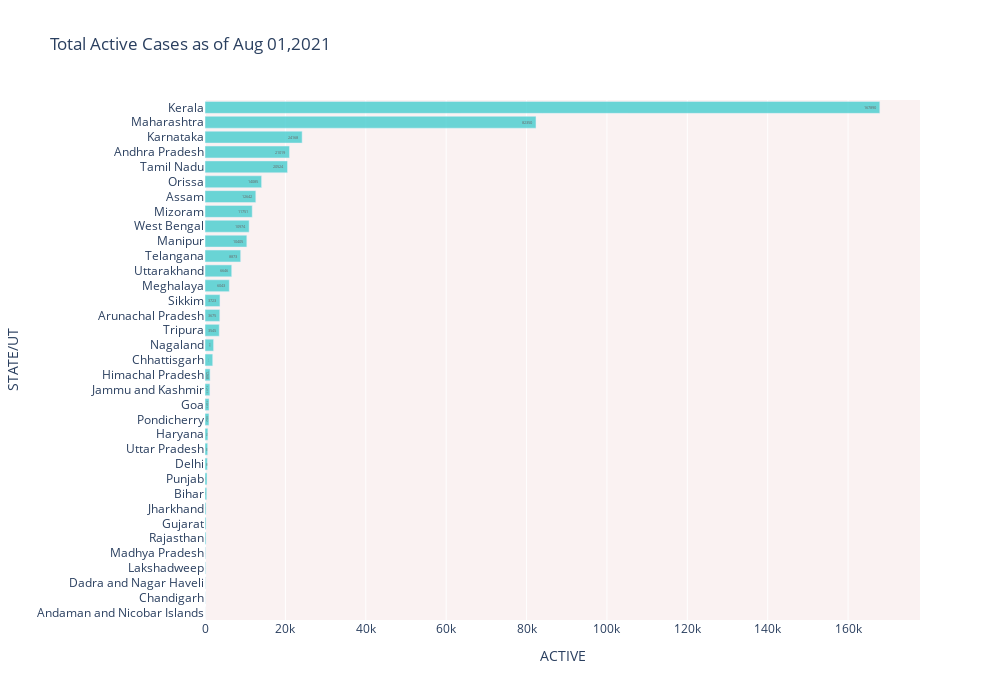

Source (notebook cell):
### Markdown cell above
### Total Active cases

### Code cell
fig = px.bar(Covid19_status_data[Covid19_status_data['STATE/UT'] != 'Total'].sort_values('ACTIVE', ascending=False).sort_values('ACTIVE', ascending=True), 
             x="ACTIVE", y="STATE/UT", 
             title= f'Total Active Cases as of {date}', 
             text='ACTIVE', 
             orientation='h', 
             width=1000, height=700, range_x = [0, max(Covid19_status_data[Covid19_status_data['STATE/UT'] != 'Total']['ACTIVE']) + 10000])
fig.update_traces(marker_color='#46cdcf', opacity=0.8, textposition='inside')

fig.update_layout(plot_bgcolor='rgb(250, 242, 242)')
fig.show()

### Figure 1 — Plotly figure (JSON) as saved in the notebook; plotly's stock layout.template omitted (floating-point values rounded to 4 significant figures)
{"data": [{"alignmentgroup": "True", "hovertemplate": "ACTIVE=%{text}<br>STATE/UT=%{y}<extra></extra>", "legendgroup": "", "marker": {"color": "#46cdcf", "pattern": {"shape": ""}}, "name": "", "offsetgroup": "", "opacity": 0.8, "orientation": "h", "showlegend": false, "text": ["7", "30", "58", "62", "115", "125", "245", "254", "254", "435", "504", "582", "664", "715", "982", "1011", "1211", "1268", "1919", "2131", "3545", "3675", "3723", "6043", "6646", "8873", "10405", "10974", "11751", "12642", "14085", "20524", "21019", "24168", "82350", "167890"], "textposition": "inside", "type": "bar", "x": [7, 30, 58, 62, 115, 125, 245, 254, 254, 435, 504, 582, 664, 715, 982, 1011, 1211, 1268, 1919, 2131, 3545, 3675, 3723, 6043, 6646, 8873, 10405, 10974, 11751, 12642, 14085, 20524, 21019, 24168, 82350, 167890], "xaxis": "x", "y": ["Andaman and Nicobar Islands", "Chandigarh", "Dadra and Nagar Haveli", "Lakshadweep", "Lakshadweep", "Madhya Pradesh", "Rajasthan", "Gujarat", "Jharkhand", "Bihar", "Punjab", "Delhi", "Uttar Pradesh", "Haryana", "Pondicherry", "Goa", "Jammu and Kashmir", "Himachal Pradesh", "Chhattisgarh", "Nagaland", "Tripura", "Arunachal Pradesh", "Sikkim", "Meghalaya", "Uttarakhand", "Telangana", "Manipur", "West Bengal", "Mizoram", "Assam", "Orissa", "Tamil Nadu", "Andhra Pradesh", "Karnataka", "Maharashtra", "Kerala"], "yaxis": "y"}], "layout": {"barmode": "relative", "height": 700, "legend": {"tracegroupgap": 0}, "plot_bgcolor": "rgb(250, 242, 242)", "title": {"text": "Total Active Cases as of Aug 01,2021"}, "width": 1000, "xaxis": {"anchor": "y", "domain": [0, 1], "range": [0, 177890], "title": {"text": "ACTIVE"}}, "yaxis": {"anchor": "x", "domain": [0, 1], "title": {"text": "STATE/UT"}}}}
